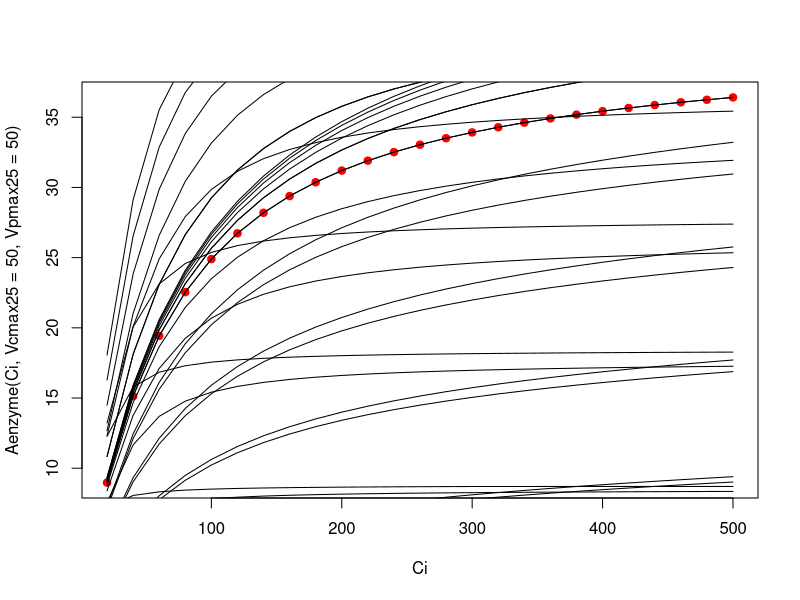

Reproduce this figure in R.

# Script exploring effect of parameters Vcmax and Vpmax on A.enzyme
# Suggests that Vpmax is fittable but Vcmax may not be if Jmax is low
# Consistent with SE being low for Vpmax and Jmax but high for Vcmax
# Would a better way be to assume that Jmax and Vcmax co-limit? 

Aenzyme <- function(Ci,Vcmax25,Vpmax25) {

  # DEFAULTS
  PPFD=1500
  Tleaf = 25
  Vpr=80      
  alpha=0.0		  
  gbs=3e-3	 
  O2=210		 
  x=0.4		 
  THETA=0.7
  Q10 = 2.3
  RD0=1
  RTEMP=25
  TBELOW=0
  DAYRESP=1
  Q10F=2
  FRM=0.5

  TK <- Tleaf+273.15
  .Rgas <- function()8.314
  
  # Temperature effects on Vcmax, Vpmax and Jmax (Massad et al. 2007)
  # This function returns value between 0 and 1.
  Arrhenius <- function(TK, Ea, Hd, DS){
    exp( Ea*(TK-298)/(298*.Rgas()*TK) ) * 
      (1+exp( (298*DS-Hd)/(298*.Rgas()) )) / 
      (1+exp( (TK*DS-Hd)/(TK*.Rgas()) )) 
  }
  
  # Half the reciprocal for Rubisco specificity (NOT CO2 compensation point)
  low_gammastar <- 1.93e-4
  
  # Michaelis-Menten coefficients for CO2 (Kc, mu mol mol-1) and 
  # O (Ko, mmol mol-1) and combined (K)
  Kc <- 650*Q10^((Tleaf-25)/10)
  Kp <- 80*Q10^((Tleaf-25)/10)
  Ko <- 450*Q10^((Tleaf-25)/10)
  K <- Kc*(1+O2/Ko)
  
  # T effects according to Massad et al. (2007)
  Vcmax <- Vcmax25*Arrhenius(TK, 67294, 144568, 472)
  Vpmax <- Vpmax25*Arrhenius(TK, 70373, 117910, 376)
  
  # Day leaf respiration, umol m-2 s-1
  Rd <- RD0 * Q10^((Tleaf-RTEMP)/10) * DAYRESP
  Rm <-  FRM*Rd
  
# PEP carboxylation rate
  Vp <- pmin(Ci*Vpmax/(Ci+Kp),Vpr)

# Quadratic solution for enzyme limited C4 assimilation
  a.c <- 1 - (alpha*Kc)/(0.047*Ko)
  b.c <- -( (Vp-Rm+gbs*Ci) + (Vcmax-Rd) + gbs*K + 
            alpha*low_gammastar/0.047*( low_gammastar*Vcmax+Rd*Kc/Ko ) )
  c.c <- (Vcmax-Rd)*(Vp-Rm+gbs*Ci) - (Vcmax*gbs*low_gammastar*O2 + Rd*gbs*K)

  A.enzyme <- (-b.c - sqrt(b.c^2 - 4*a.c*c.c)) / (2*a.c)

  return(A.enzyme)
}

Ci = seq(20,500,by=20)
Vcmax25 <- seq(10,100,by=10)
Vpmax25 <- seq(10,100,by=10)

# Effect of varying Vcmax - sets asymptote 
# will not be fitted when Jmax is strongly limiting
plot(Ci,Aenzyme(Ci,Vcmax25=50,Vpmax25=50),col="red",pch=19)
for (i in 1:length(Vcmax25)) {
  points(Ci,Aenzyme(Ci,Vcmax25[i],Vpmax25=50),type="l")
}
# Effect of varying Vpmax - sets initial slope
for (i in 1:length(Vpmax25)) {
  points(Ci,Aenzyme(Ci,Vcmax25=50,Vpmax25=Vpmax25[i]),type="l")
}
# Varying both at same time
for (i in 1:length(Vcmax25)) {
  points(Ci,Aenzyme(Ci,Vcmax25=Vcmax25[11-i],Vpmax25=Vpmax25[i]),type="l")
}


